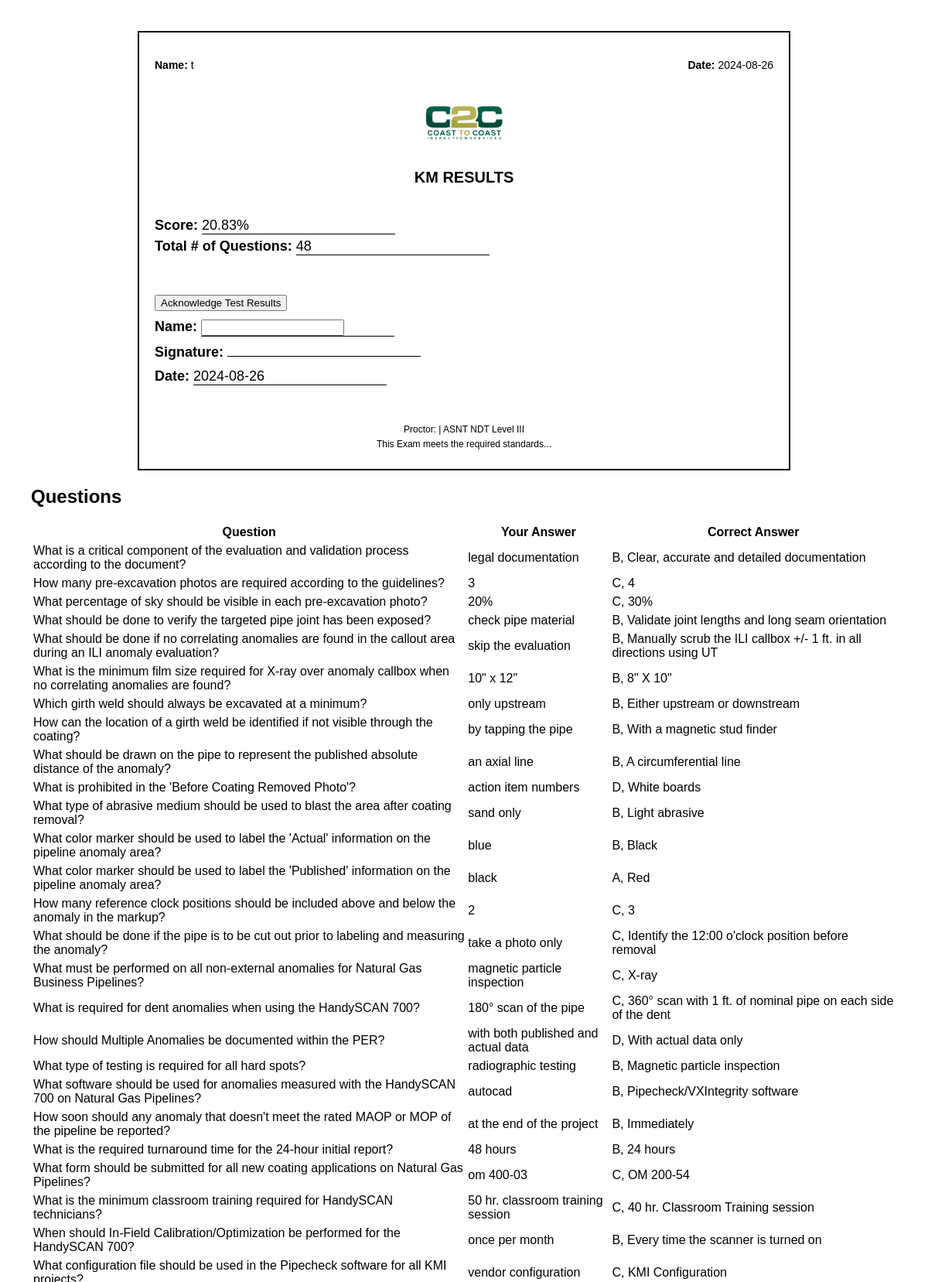
The page /admin/completed_exam/1/view (signed in, upper part) on the database its author committed.
### models.py (models this page shows, shortened)
class User(UserMixin, db.Model):
    id = db.Column(db.Integer, primary_key=True)
    username = db.Column(db.String(80), unique=True, nullable=False)
    password = db.Column(db.String(120), nullable=False)
    is_admin = db.Column(db.Boolean, default=False)
    exam_results = db.relationship('ExamResult', back_populates='user', lazy=True)
    accesses = db.relationship('ExamAccess', back_populates='user', lazy=True)
    access_requests = db.relationship('ExamAccessRequest', back_populates='user', lazy=True)

class ExamResult(db.Model):
    id = Column(Integer, primary_key=True)
    user_id = Column(Integer, ForeignKey('user.id', ondelete='CASCADE'), nullable=False)
    exam_id = Column(Integer, ForeignKey('exam.id', ondelete='CASCADE'), nullable=False)
    score = Column(Float, nullable=False)
    date_submitted = Column(DateTime, default=datetime.utcnow)
    user = relationship('User', back_populates='exam_results')
    exam = relationship('Exam', back_populates='exam_results')
    missed_questions = relationship('MissedQuestion', back_populates='exam_result', cascade='all, delete-orphan')

class Exam(db.Model):
    __tablename__ = 'exam'
    id = db.Column(db.Integer, primary_key=True)
    title = db.Column(db.String(100), nullable=False)
    question_count = db.Column(db.Integer, nullable=False, default=10)
    exam_results = relationship('ExamResult', back_populates='exam', cascade='all, delete-orphan')
    questions = relationship('Question', back_populates='exam', cascade='all, delete-orphan')
    accesses = db.relationship('ExamAccess', back_populates='exam', lazy=True, cascade="all, delete-orphan")
    access_requests = db.relationship('ExamAccessRequest', back_populates='exam', lazy=True, cascade="all, delete-orphan")

class MissedQuestion(db.Model):
    id = db.Column(db.Integer, primary_key=True)
    exam_result_id = db.Column(db.Integer, db.ForeignKey('exam_result.id'), nullable=False)
    question_id = db.Column(db.Integer, db.ForeignKey('question.id'), nullable=False)
    user_answer = db.Column(db.String(200), nullable=False)
    exam_result = db.relationship('ExamResult', back_populates='missed_questions')
    question = db.relationship('Question', back_populates='missed_questions')

class Question(db.Model):
    __tablename__ = 'question'
    id = db.Column(db.Integer, primary_key=True)
    content = db.Column(db.String(500), nullable=False)
    option_a = db.Column(db.String(200), nullable=False)
    option_b = db.Column(db.String(200), nullable=False)
    option_c = db.Column(db.String(200), nullable=True)
    option_d = db.Column(db.String(200), nullable=True)
    correct_answer = db.Column(db.String(1), nullable=False)
    exam_id = db.Column(db.Integer, db.ForeignKey('exam.id'), nullable=False)
    exam = db.relationship('Exam', back_populates='questions')
    missed_questions = db.relationship('MissedQuestion', back_populates='question', lazy=True)

### app.py (the view)
@app.route('/admin/completed_exam/<int:exam_result_id>/view', methods=['GET'])
@login_required
def view_completed_exam(exam_result_id):
    exam_result = ExamResult.query.get_or_404(exam_result_id)
    questions = exam_result.exam.questions
    if not current_user.is_admin and exam_result.user_id != current_user.id:
        flash('You do not have permission to view this Exam result.', 'error')
        return redirect(url_for('home'))
    return render_template('view_completed_exam.html', exam_result=exam_result, questions=questions)

### app.py (called while the page is built)
@app.before_request
def reset_session_on_navigation():
    exam_endpoints = ['take_exam', 'submit_exam']
    current_endpoint = request.endpoint
    if current_endpoint is None:
        return

@app.context_processor
def utility_processor():
    def format_pacific_time(utc_dt):
        pacific_time = utc_to_pacific(utc_dt)
        return pacific_time.strftime('%Y-%m-%d %I:%M:%S %p %Z')
    return dict(format_pacific_time=format_pacific_time)

@login_manager.user_loader
def load_user(user_id):
    return User.query.get(int(user_id))

@app.before_request
def manage_exam_session():
    if 'start_new_exam' in request.args:
        session.pop('answers', None)
        session.pop('flagged', None)
        session.pop('current_index', None)
        session.pop('start_time', None)
    elif 'exam_submitted' in session and request.endpoint != 'exam_results':
        session.pop('answers', None)
        session.pop('flagged', None)
        session.pop('current_index', None)
        session.pop('start_time', None)
        session.pop('exam_submitted', None)

### templates/view_completed_exam.html (shortened to what this page needs)
<!DOCTYPE html>
<html lang="en">
<head>
</head>
<body>
    <div class="container">
        <div class="header">
            <div>
                <p><strong>Name:</strong> {{ exam_result.user.username }}</p>
            </div>
            <div>
                <p><strong>Date:</strong> {{ exam_result.date_submitted.strftime('%Y-%m-%d') }}</p>
            </div>
        </div>
        <div class="logo">
            <img src="{{ url_for('static', filename='images/logo.png') }}" alt="Logo" class="logo">
        </div>
        <h1>{{ exam_result.exam.title }} Results</h1>
        <div class="score-info">
            <p><strong>Score:</strong> <span class="signature-line">{{ "%.2f"|format(exam_result.score) }}%</span></p>
            <p><strong>Total # of Questions:</strong> <span class="signature-line">{{ exam_result.exam.questions|length }}</span></p>
        </div>
        <div class="signature-section">
            <button id="acknowledgeButton" class="btn btn-primary">Acknowledge Test Results</button>
            <p><strong>Name:</strong> <span class="signature-line"><input type="text" id="userName" readonly></span></p>
            <p><strong>Signature:</strong> <span class="signature-line" id="signature"></span></p>
            <p><strong>Date:</strong> <span class="signature-line">{{ exam_result.date_submitted.strftime('%Y-%m-%d') }}</span></p>
        </div>
        <div class="footer">
            <p>Proctor: {{ exam_result.proctor_name }} | ASNT NDT Level III</p>
            <p>This Exam meets the required standards...</p>
        </div>
    </div>
    <h2>Questions</h2>
    <table>
        <thead>
            <tr>
                <th>Question</th>
                <th>Your Answer</th>
                <th>Correct Answer</th>
            </tr>
        </thead>
        <tbody>
            {% for missed_question in exam_result.missed_questions %}
            <tr>
                <tr>
                        <td>{{ missed_question.question.content }}</td>
                        <td>
                            {% if missed_question.user_answer in ['A', 'B', 'C', 'D'] %}
                                {{ missed_question.user_answer }},
                                {% if missed_question.user_answer == 'A' %}
                                    {{ missed_question.question.option_a }}
                                {% elif missed_question.user_answer == 'B' %}
                                    {{ missed_question.question.option_b }}
                                {% elif missed_question.user_answer == 'C' %}
                                    {{ missed_question.question.option_c }}
                                {% elif missed_question.user_answer == 'D' %}
                                    {{ missed_question.question.option_d }}
                                {% endif %}
                            {% else %}
                                {{ missed_question.user_answer }}
                            {% endif %}
                        </td>
                        <td>
                            {{ missed_question.question.correct_answer }},
                            {% if missed_question.question.correct_answer == 'A' %}
                                {{ missed_question.question.option_a }}
                            {% elif missed_question.question.correct_answer == 'B' %}
                                {{ missed_question.question.option_b }}
                            {% elif missed_question.question.correct_answer == 'C' %}
                                {{ missed_question.question.option_c }}
                            {% elif missed_question.question.correct_answer == 'D' %}
                                {{ missed_question.question.option_d }}
                            {% endif %}
                        </td>
                    </tr>
            {% endfor %}
        </tbody>
    </table>
</body>
</html>

### templates/view_completed_exam.html (style rules this page uses)
body { font-family: Arial, sans-serif; margin: 0; padding: 0; box-sizing: border-box; background-color: #fff; padding: 40px; }
.container { width: 800px; margin: 0 auto; border: 2px solid black; padding: 20px; text-align: center; }
.header { display: flex; justify-content: space-between; margin-bottom: 30px; }
.header div { text-align: left; font-size: 14px; }
.header div:last-child { text-align: right; }
.logo img { width: 100px; margin-bottom: 20px; }
h1 { font-size: 20px; text-transform: uppercase; margin-bottom: 40px; }
.score-info { text-align: left; font-size: 18px; margin: 20px 0; }
.score-info p { margin: 5px 0; }
.signature-section { margin-top: 50px; text-align: left; font-size: 18px; }
.signature-section p { margin: 10px 0; }
.signature-line { display: inline-block; width: 250px; border-bottom: 1px solid black; }
.footer { margin-top: 50px; text-align: center; font-size: 12px; }
.footer p { margin: 5px 0; }

### rows shown on the page
User: user.username "t"
ExamResult: date_submitted "2024-08-26", score "20.83"
Exam: exam "KM"
MissedQuestion: question.content "What is a critical component of the evaluation and validation process according to the document?", user_answer "legal documentation", question.correct_answer "B", question.option_b "Clear, accurate and detailed documentation"
MissedQuestion: question.content "How many pre-excavation photos are required according to the guidelines?", user_answer "3", question.correct_answer "C", question.option_c "4"
MissedQuestion: question.content "What percentage of sky should be visible in each pre-excavation photo?", user_answer "20%", question.correct_answer "C", question.option_c "30%"
MissedQuestion: question.content "What should be done to verify the targeted pipe joint has been exposed?", user_answer "check pipe material", question.correct_answer "B", question.option_b "Validate joint lengths and long seam orientation"
MissedQuestion: question.content "What should be done if no correlating anomalies are found in the callout area during an ILI anomaly evaluation?", user_answer "skip the evaluation", question.correct_answer "B", question.option_b "Manually scrub the ILI callbox +/- 1 ft. in all directions using UT"
MissedQuestion: question.content "What is the minimum film size required for X-ray over anomaly callbox when no correlating anomalies are found?", user_answer "10\" x 12\"", question.correct_answer "B", question.option_b "8\" X 10\""
MissedQuestion: question.content "Which girth weld should always be excavated at a minimum?", user_answer "only upstream", question.correct_answer "B", question.option_b "Either upstream or downstream"
MissedQuestion: question.content "How can the location of a girth weld be identified if not visible through the coating?", user_answer "by tapping the pipe", question.correct_answer "B", question.option_b "With a magnetic stud finder"
MissedQuestion: question.content "What should be drawn on the pipe to represent the published absolute distance of the anomaly?", user_answer "an axial line", question.correct_answer "B", question.option_b "A circumferential line"
MissedQuestion: question.content "What is prohibited in the 'Before Coating Removed Photo'?", user_answer "action item numbers", question.correct_answer "D", question.option_d "White boards"
MissedQuestion: question.content "What type of abrasive medium should be used to blast the area after coating removal?", user_answer "sand only", question.correct_answer "B", question.option_b "Light abrasive"
MissedQuestion: question.content "What color marker should be used to label the 'Actual' information on the pipeline anomaly area?", user_answer "blue", question.correct_answer "B", question.option_b "Black"
MissedQuestion: question.content "What color marker should be used to label the 'Published' information on the pipeline anomaly area?", user_answer "black", question.correct_answer "A", question.option_a "Red"
MissedQuestion: question.content "How many reference clock positions should be included above and below the anomaly in the markup?", user_answer "2", question.correct_answer "C", question.option_c "3"
MissedQuestion: question.content "What should be done if the pipe is to be cut out prior to labeling and measuring the anomaly?", user_answer "take a photo only", question.correct_answer "C", question.option_c "Identify the 12:00 o'clock position before removal"
MissedQuestion: question.content "What must be performed on all non-external anomalies for Natural Gas Business Pipelines?", user_answer "magnetic particle inspection", question.correct_answer "C", question.option_c "X-ray"
MissedQuestion: question.content "What is required for dent anomalies when using the HandySCAN 700?", user_answer "180° scan of the pipe", question.correct_answer "C", question.option_c "360° scan with 1 ft. of nominal pipe on each side of the dent"
MissedQuestion: question.content "How should Multiple Anomalies be documented within the PER?", user_answer "with both published and actual data", question.correct_answer "D", question.option_d "With actual data only"
MissedQuestion: question.content "What type of testing is required for all hard spots?", user_answer "radiographic testing", question.correct_answer "B", question.option_b "Magnetic particle inspection"
MissedQuestion: question.content "What software should be used for anomalies measured with the HandySCAN 700 on Natural Gas Pipelines?", user_answer "autocad", question.correct_answer "B", question.option_b "Pipecheck/VXIntegrity software"
MissedQuestion: question.content "How soon should any anomaly that doesn't meet the rated MAOP or MOP of the pipeline be reported?", user_answer "at the end of the project", question.correct_answer "B", question.option_b "Immediately"
MissedQuestion: question.content "What is the required turnaround time for the 24-hour initial report?", user_answer "48 hours", question.correct_answer "B", question.option_b "24 hours"
MissedQuestion: question.content "What form should be submitted for all new coating applications on Natural Gas Pipelines?", user_answer "om 400-03", question.correct_answer "C", question.option_c "OM 200-54"
MissedQuestion: question.content "What is the minimum classroom training required for HandySCAN technicians?", user_answer "50 hr. classroom training session", question.correct_answer "C", question.option_c "40 hr. Classroom Training session"
MissedQuestion: question.content "When should In-Field Calibration/Optimization be performed for the HandySCAN 700?", user_answer "once per month", question.correct_answer "B", question.option_b "Every time the scanner is turned on"
MissedQuestion: user_answer "vendor configuration", question.correct_answer "C", question.option_c "KMI Configuration"

### other values the page prints
{{ exam_result.exam.questions|length }} "48"
